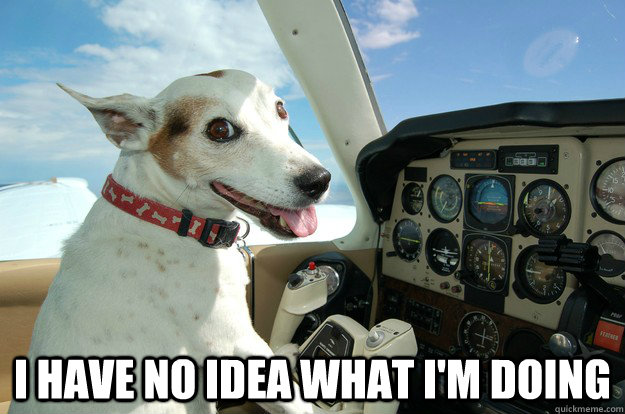
#> input picture c_01_intro_to_CV_and_Python/introduction-to-opencv/notebooks/noidea.jpg, 625 x 414 px
$ jupyter execute 3-Features.ipynb   (shell and % lines are left out)
#> lines starting #> are read from the running program, lines starting #| are printed output that depends on the picture; after the words box and inside, x2 and y2 are one past the last pixel; in counts of white or black regions, pixels touching at a corner belong together
## Features in computer vision

Features are image locations that are "easy" to find in the future.  Indeed, one of the early feature detection techniques Lucas-Kanade, sometimes called Kanade-Lucas-Tomasi or KLT features come from a seminal paper called "Good features to track".

Edges find brightness discontinuities in an image, features find distinctive regions. There are a bunch of different feature detectors and these all have some characteristics in common: they should be quick to find, and things that are close in image-space are close in feature-space (that is, the feature representation of an object looks like the feature representation of objects that look like that object).

There is a more in depth *features in OpenCV* set of tutorials [here](https://docs.opencv.org/master/db/d27/tutorial_py_table_of_contents_feature2d.html) and I'll link to various parts of that as appropriate: for more background though, go and work through the whole thing.

<p>
 Estimated time needed: <strong>20 min</strong>
</p>

[cell 1]
# our usual set of includes
# these imports let you use opencv
import cv2 #opencv itself
import common #some useful opencv functions
import numpy as np # matrix manipulations

#the following are to do with this interactive notebook code
from matplotlib import pyplot as plt # this lets you draw inline pictures in the notebooks
import pylab # this allows you to control figure size
pylab.rcParams['figure.figsize'] = (10.0, 8.0) # this controls figure size in the notebook


input_image=cv2.imread('noidea.jpg')
#> input_image is the input picture: shape (414, 625, 3); mean B, G, R 133.2, 133.9, 121.7

## Corner detectors
If you think of edges as being lines, then corners are an obvious choice for features as they represent the intersection of two lines. One of the earlier corner detectors was introduced by Harris, and it is still a very effective corner detector that gets used quite a lot: it's reliable and it's fast. There's a tutorial explaining how Harris works on the OpenCV site [here](https://docs.opencv.org/3.0-beta/doc/py_tutorials/py_feature2d/py_features_harris/py_features_harris.html)

[cell 2]
harris_test=input_image.copy()
#greyscale it
gray = cv2.cvtColor(harris_test,cv2.COLOR_BGR2GRAY)
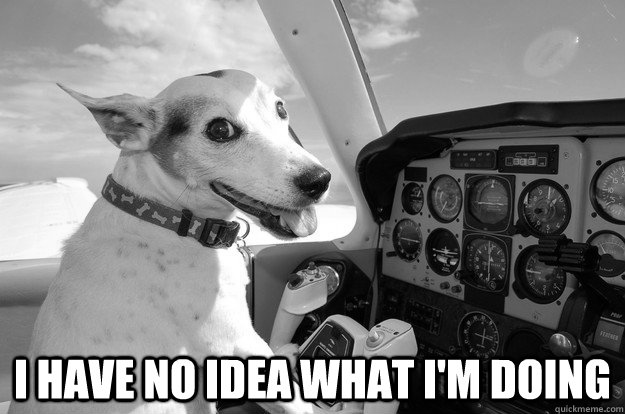
#> gray: shape (414, 625); min 0, max 255, mean 130.2

gray = np.float32(gray)
blocksize=4 #
kernel_size=3 # sobel kernel: must be odd and fairly small

# run the harris corner detector
dst = cv2.cornerHarris(gray,blocksize,kernel_size,0.05) # parameters are blocksize, Sobel parameter and Harris threshold
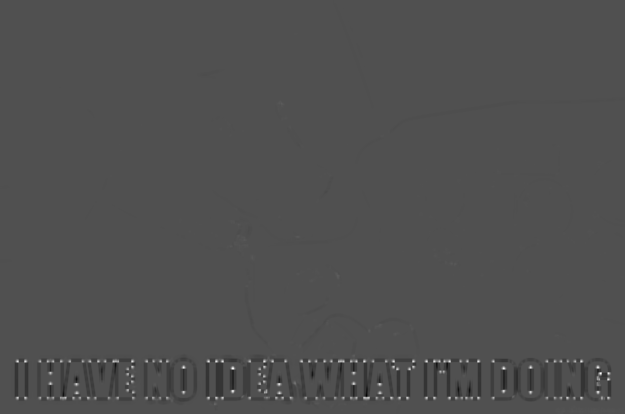
#> dst: shape (414, 625) float32; min -154330896, max 336074560, mean -612071.6; drawn with min black and max white

#result is dilated for marking the corners, this is visualisation related and just makes them bigger
dst = cv2.dilate(dst,None)
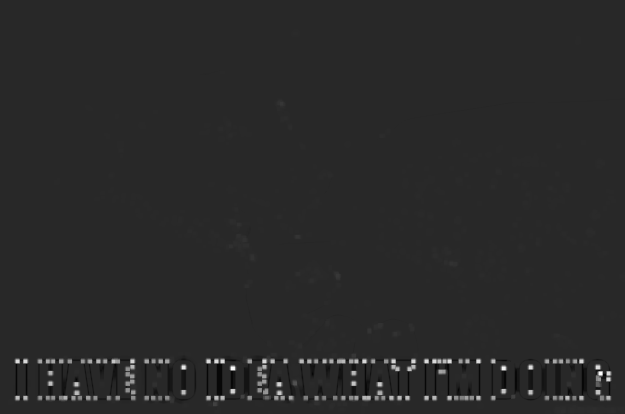
#> dst: shape (414, 625) float32; min -64042480, max 336074560, mean 1993779.2; drawn with min black and max white
#we then plot these on the input image for visualisation purposes, using bright red
harris_test[dst>0.01*dst.max()]=[0,0,255]
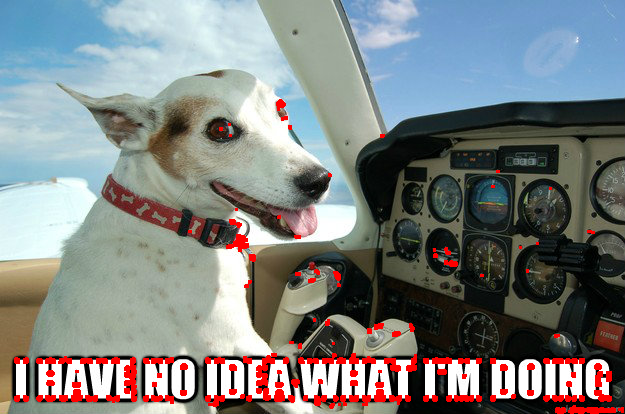
#> harris_test: shape (414, 625, 3); 3.21% of pixels changed, all inside (x1, y1, x2, y2) = (14, 99, 624, 414)
plt.imshow(cv2.cvtColor(harris_test, cv2.COLOR_BGR2RGB))

Properly speaking the Harris Corner detection is more like a Sobel operator - indeed it is very much like a sobel operator. It doesn't really return a set of features, instead it is a filter which gives a strong response on corner-like regions of the image. We can see this more clearly if we look at the Harris output from the cell above (dst is the Harris response, before thresholding). Well we can kind-of see. You should be able to see that there are slightly light places in the image where there are corner like features, and that there are really light parts of the image around the black and white corners of the writing

[cell 3]
plt.imshow(dst,cmap = 'gray')

## Moving towards feature space
When we consider modern feature detectors there are a few things we need to mention. What makes a good feature includes the following:

* Repeatability (got to be able to find it again)
* Distinctiveness/informativeness (features representing different things need to be different)
* Locality (they need to be local to the image feature and not, like, the whole image)
* Quantity (you need to be able to find enough of them for them to be properly useful)
* Accuracy (they need to accurately locate the image feature)
* Efficiency (they've got to be computable in reasonable time)

This comes from a good survey which you can find here (and which I'd thoroughly recommend reading if you're doing feature detection work) [here](https://www.slideshare.net/AhmedOne1/survey-1-project-overview)

**Note:** some of the very famous feature detectors (SIFT/SURF and so on) are around, but aren't in OpenCV by default due to patent issues. You can build them for OpenCV if you want - or you can find other implementations (David Lowe's SIFT implementation works just fine). Just google for instructions.  For the purposes of this tutorial (and to save time) we're only going to look at those which are actually in OpenCV.

[cell 4]
orbimg=input_image.copy()

orb = cv2.ORB_create()
# find the keypoints with ORB
kp = orb.detect(orbimg,None)
#> kp = 500 keypoints; strongest (x, y, size): (441, 371, 31), (216, 361, 37.2), (264, 363, 44.6), (441, 361, 44.6)
# compute the descriptors with ORB
kp, des = orb.compute(orbimg, kp)
# draw keypoints
cv2.drawKeypoints(orbimg,kp,orbimg)
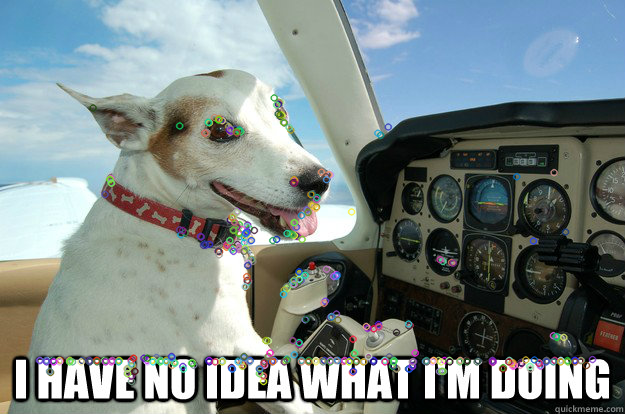
#> orbimg: shape (414, 625, 3); 4.48% of pixels changed, all inside (x1, y1, x2, y2) = (35, 93, 597, 386)

plt.imshow(cv2.cvtColor(orbimg, cv2.COLOR_BGR2RGB))

## Matching features
Finding features is one thing but actually we want to use them for matching.
First let's get something where we know there's going to be a match

[cell 5]
img2match=np.zeros(input_image.shape,np.uint8)
dogface=input_image[60:250, 70:350] # copy out a bit
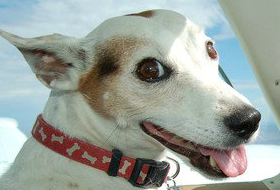
#> dogface: shape (190, 280, 3); mean B, G, R 154.7, 161.9, 154.2
img2match[60:250,70:350]=[0,0,0] # blank that region
dogface=cv2.flip(dogface,0) #flip the copy
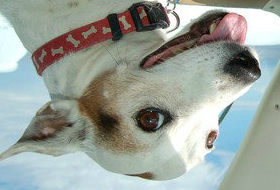
#> dogface: shape (190, 280, 3); mean B, G, R 154.7, 161.9, 154.2
img2match[200:200+dogface.shape[0], 200:200+dogface.shape[1]]=dogface # paste it back somewhere else
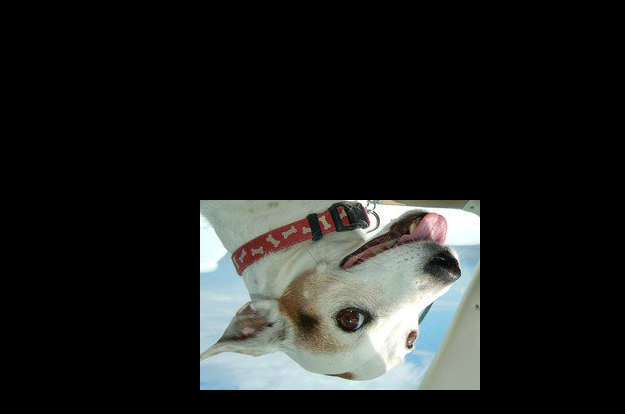
#> img2match: shape (414, 625, 3); mean B, G, R 31.8, 33.3, 31.7
plt.imshow(cv2.cvtColor(img2match, cv2.COLOR_BGR2RGB))

## Matching keypoints

The feature matching function (in this case Orb) detects and then computes keypoint descriptors. These are a higher dimensional representation of the image region immediately around a point of interest (sometimes literally called "interest points").

These higher-dimensional representations can then be matched; the strength you gain from matching these descriptors rather than image regions directly is that they have a certain invariance to transformations (like rotation, or scaling). OpenCV providers matcher routines to do this, in which you can specify the distance measure to use.

[cell 6]
kp2 = orb.detect(img2match,None)
#> kp2 = 500 keypoints; strongest (x, y, size): (360, 203, 31), (365, 202, 37.2), (364, 202, 44.6), (368, 203, 31)
# compute the descriptors with ORB
kp2, des2 = orb.compute(img2match, kp2)
# create BFMatcher object: this is a Brute Force matching object
bf = cv2.BFMatcher(cv2.NORM_HAMMING, crossCheck=True)
# Match descriptors.
matches = bf.match(des,des2)
#> matches = 116 matches

# Sort them by distance between matches in feature space - so the best matches are first.
matches = sorted(matches, key = lambda x:x.distance)

# Draw first 50 matches.
oimg = cv2.drawMatches(orbimg,kp,img2match,kp2,matches[:50], orbimg)
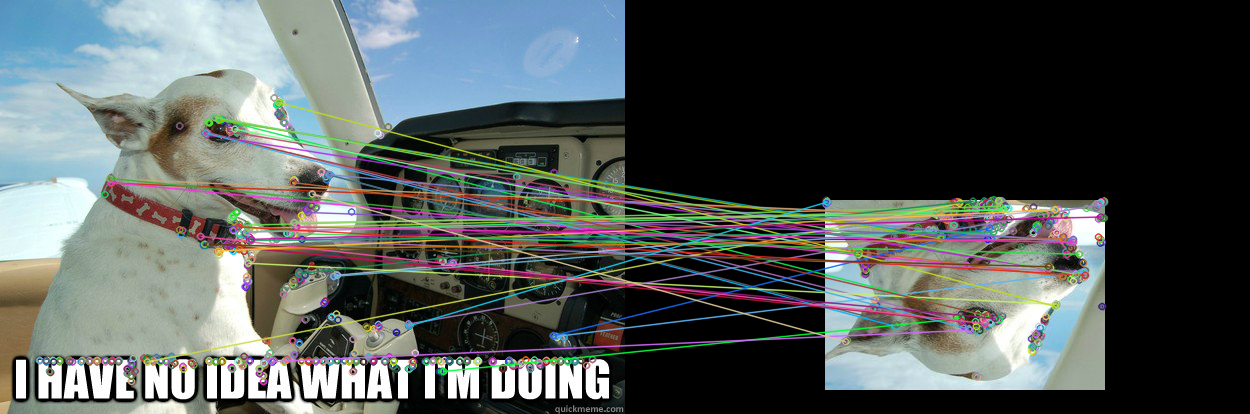
#> oimg: shape (414, 1250, 3); mean B, G, R 87, 88.5, 82.3

plt.imshow(cv2.cvtColor(oimg, cv2.COLOR_BGR2RGB))
